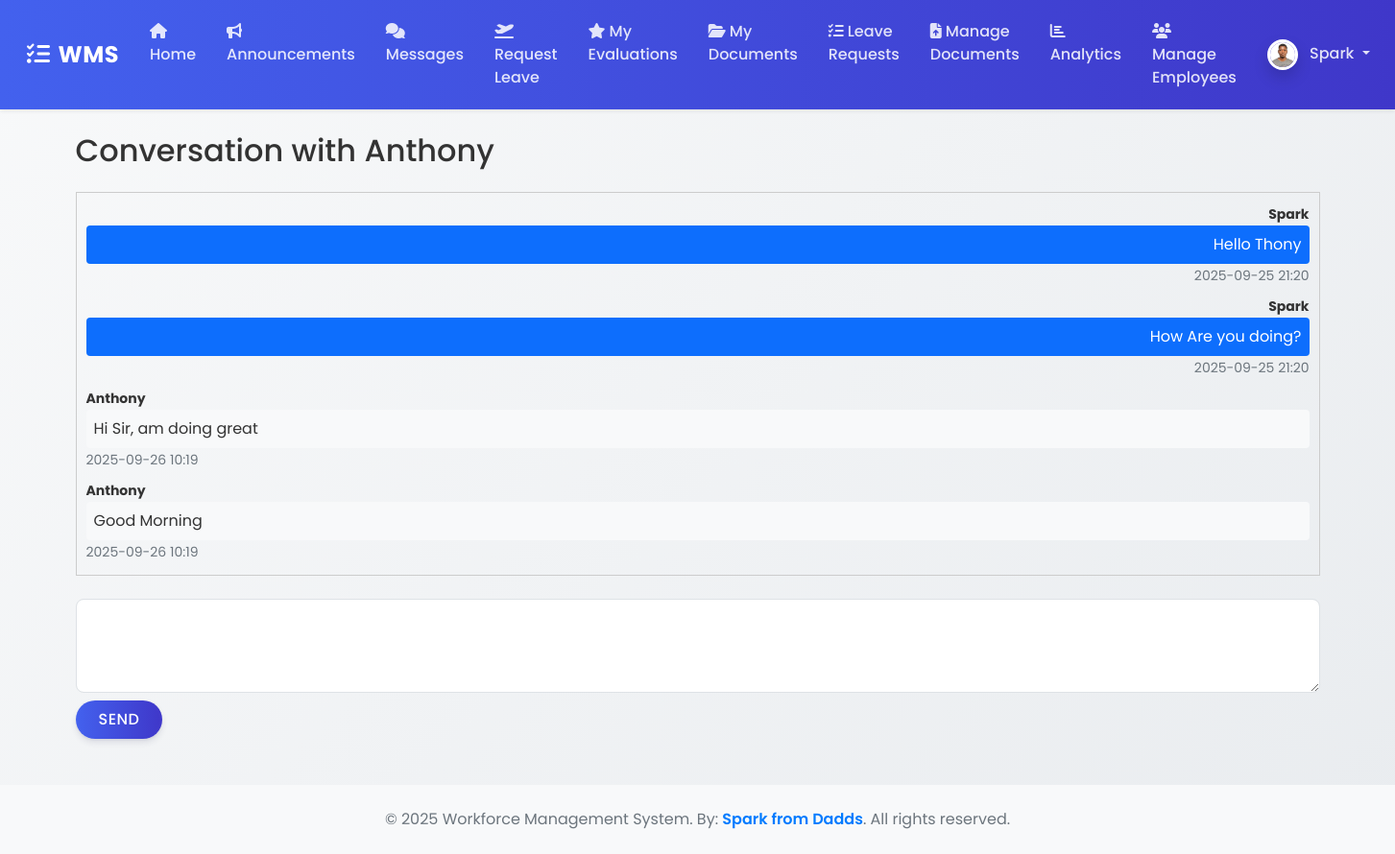
The page /messages/2 (signed in) on the database its author committed.
### wms/models.py (models this page shows, shortened)
class ProfilePicture(db.Model):
    id = db.Column(db.Integer, primary_key=True)
    filename = db.Column(db.String(100), nullable=False)
    upload_date = db.Column(db.DateTime, nullable=False, default=datetime.datetime.utcnow)
    user_id = db.Column(db.Integer, db.ForeignKey('user.id'), nullable=False, unique=True)

class User(UserMixin, db.Model):
    id = db.Column(db.Integer, primary_key=True)
    username = db.Column(db.String(150), unique=True, nullable=False)
    email = db.Column(db.String(150), unique=True, nullable=False)
    password_hash = db.Column(db.String(256))
    role = db.Column(db.String(50), nullable=False, default='Employee') # Roles: Admin, Manager, Employee
    profile_picture = db.relationship('ProfilePicture', backref='user', uselist=False)

class Message(db.Model):
    id = db.Column(db.Integer, primary_key=True)
    content = db.Column(Text, nullable=False)
    timestamp = db.Column(db.DateTime, nullable=False, default=datetime.datetime.utcnow)
    sender_id = db.Column(db.Integer, db.ForeignKey('user.id'), nullable=False)
    recipient_id = db.Column(db.Integer, db.ForeignKey('user.id'), nullable=False)
    sender = db.relationship('User', foreign_keys=[sender_id], backref='sent_messages')
    recipient = db.relationship('User', foreign_keys=[recipient_id], backref='received_messages')

### wms/routes.py (the view, shortened to what this page needs)
@main_bp.route("/messages/<int:recipient_id>", methods=['GET', 'POST'])
@login_required
def conversation(recipient_id):
    recipient = User.query.get_or_404(recipient_id)
    form = MessageForm()
    messages = Message.query.filter(
        or_(
            (Message.sender_id == current_user.id) & (Message.recipient_id == recipient_id),
            (Message.sender_id == recipient_id) & (Message.recipient_id == current_user.id)
        )
    ).order_by(Message.timestamp.asc()).all()
    return render_template('conversation.html', title=f"Conversation with {recipient.username}", form=form, recipient=recipient, messages=messages)

### wms/forms.py
class MessageForm(FlaskForm):
    content = TextAreaField('Message', validators=[DataRequired()])
    submit = SubmitField('Send')

### wms/__init__.py (called while the page is built)
def create_app():
    app = Flask(__name__)
    app.config['SECRET_KEY'] = os.environ.get('SECRET_KEY', 'a-very-secret-key-for-dev')
    app.config['SQLALCHEMY_DATABASE_URI'] = os.environ.get('DATABASE_URL', 'sqlite:///wms.db')
    app.config['SQLALCHEMY_TRACK_MODIFICATIONS'] = False
    app.config['UPLOAD_FOLDER'] = os.path.join(app.root_path, 'static/uploads')
    db.init_app(app)
    login_manager.init_app(app)
    csrf.init_app(app)
    migrate.init_app(app, db) # Initialize Migrate with app and db
    login_manager.login_view = 'main.login'
    login_manager.login_message_category = 'info'
    from wms.routes import main_bp
    app.register_blueprint(main_bp)
    with app.app_context():
        from . import models
    @login_manager.user_loader
    def load_user(user_id):
        from .models import User
        return User.query.get(int(user_id))
    return app

### wms/templates/conversation.html (shortened to what this page needs)
{% extends "base.html" %}
{% block content %}
    <div class="content-section">
        <h2 class="mb-4">Conversation with {{ recipient.username }}</h2>
        <div class="message-history mb-4" style="height: 400px; overflow-y: scroll; border: 1px solid #ccc; padding: 10px;">
            {% for message in messages %}
                <div class="message mb-2 {% if message.sender_id == current_user.id %}text-end{% endif %}">
                    <small class="fw-bold">{{ message.sender.username }}</small>
                    <div class="p-2 rounded {% if message.sender_id == current_user.id %}bg-primary text-white{% else %}bg-light{% endif %}">
                        {{ message.content }}
                    </div>
                    <small class="text-muted">{{ message.timestamp.strftime('%Y-%m-%d %H:%M') }}</small>
                </div>
            {% else %}
                <p>No messages yet. Start the conversation!</p>
            {% endfor %}
        </div>
        <form method="POST" action="">
            <fieldset class="form-group">
                {{ form.content(class="form-control", rows="3") }}
            </fieldset>
            <div class="form-group mt-2">
                {{ form.submit(class="btn btn-primary") }}
            </div>
        </form>
    </div>
{% endblock content %}

### wms/templates/base.html (shortened to what this page needs)
<!DOCTYPE html>
<html>
<head>
    <link rel="stylesheet" href="https://cdn.jsdelivr.net/npm/bootstrap@5.1.3/dist/css/bootstrap.min.css">
    <link rel="stylesheet" href="https://cdnjs.cloudflare.com/ajax/libs/font-awesome/6.5.0/css/all.min.css">
    <link rel="stylesheet" href="{{ url_for('static', filename='css/styles.css') }}">
</head>
<body>
    <nav class="navbar navbar-expand-lg navbar-dark shadow-sm sticky-top">
        <div class="container-fluid">
            <a class="navbar-brand" href="#"><i class="fas fa-tasks me-2"></i>WMS</a>
            <div class="collapse navbar-collapse" id="navbarContent">
                <ul class="navbar-nav me-auto mb-2 mb-lg-0">
                    {% if current_user.is_authenticated %}
                        <li class="nav-item"><a class="nav-link" href="{{ url_for('main.home') }}"><i class="fas fa-home me-1"></i>Home</a></li>
                        <li class="nav-item"><a class="nav-link" href="{{ url_for('main.announcements') }}"><i class="fas fa-bullhorn me-1"></i>Announcements</a></li>
                        <li class="nav-item"><a class="nav-link" href="{{ url_for('main.messages') }}"><i class="fas fa-comments me-1"></i>Messages</a></li>
                        <li class="nav-item"><a class="nav-link" href="{{ url_for('main.new_leave_request') }}"><i class="fas fa-plane-departure me-1"></i>Request Leave</a></li>
                        <li class="nav-item"><a class="nav-link" href="{{ url_for('main.view_evaluations', user_id=current_user.id) }}"><i class="fas fa-star me-1"></i>My Evaluations</a></li>
                        <li class="nav-item"><a class="nav-link" href="{{ url_for('main.my_documents') }}"><i class="fas fa-folder-open me-1"></i>My Documents</a></li>
                        {% if current_user.role in ['Admin', 'Manager'] %}
                            <li class="nav-item"><a class="nav-link" href="{{ url_for('main.leave_requests') }}"><i class="fas fa-tasks me-1"></i>Leave Requests</a></li>
                            <li class="nav-item"><a class="nav-link" href="{{ url_for('main.documents') }}"><i class="fas fa-file-upload me-1"></i>Manage Documents</a></li>
                            <li class="nav-item"><a class="nav-link" href="{{ url_for('main.analytics') }}"><i class="fas fa-chart-bar me-1"></i>Analytics</a></li>
                            <li class="nav-item"><a class="nav-link" href="{{ url_for('main.manage_employees') }}"><i class="fas fa-users me-1"></i>Manage Employees</a></li>
                        {% endif %}
                    {% endif %}
                </ul>
                <ul class="navbar-nav">
                    {% if current_user.is_authenticated %}
                        <li class="nav-item dropdown">
                            <a class="nav-link dropdown-toggle" href="#" id="navbarDropdown" role="button" data-bs-toggle="dropdown" aria-expanded="false">
                                {% if current_user.profile_picture %}
                                    <img src="{{ url_for('static', filename='uploads/profile_pics/' + current_user.profile_picture.filename) }}"
                                         class="rounded-circle profile-picture" width="32" height="32" alt="Profile Picture">
                                {% else %}
                                    <img src="{{ url_for('static', filename='uploads/profile_pics/default.png') }}"
                                         class="rounded-circle profile-picture" width="32" height="32" alt="Default Profile Picture">
                                {% endif %}
                                <span class="ms-2">{{ current_user.username }}</span>
                            </a>
                        </li>
                    {% else %}
                        <li class="nav-item"><a class="nav-link" href="{{ url_for('main.login') }}"><i class="fas fa-sign-in-alt me-1"></i>Login</a></li>
                        <li class="nav-item"><a class="nav-link" href="{{ url_for('main.register') }}"><i class="fas fa-user-plus me-1"></i>Register</a></li>
                    {% endif %}
                </ul>
            </div>
        </div>
    </nav>
    <div class="container mt-4">
        {% block content %}{% endblock %}
    </div>
    <footer class="bg-light text-center text-muted py-4 mt-5">
  <div class="container">
    <p class="mb-0">
      © 2025 Workforce Management System. By:
      <span style="color: #007BFF; font-weight: 600;">Spark from Dadds</span>.
      All rights reserved.
    </p>
  </div>
</footer>
</body>
</html>

### wms/static/css/styles.css (style rules this page uses)
:root { --primary-color: #4361ee; --secondary-color: #3f37c9; --success-color: #4cc9f0; --info-color: #4895ef; --warning-color: #f72585; --danger-color: #e63946; --light-color: #f8f9fa; --dark-color: #212529; }
body { background: linear-gradient(135deg, #f8f9fa 0%, #e9ecef 100%); min-height: 100vh; font-family: 'Poppins', sans-serif; color: #333; }
.navbar { background: linear-gradient(90deg, var(--primary-color) 0%, var(--secondary-color) 100%) !important; padding: 0.8rem 1rem; }
.navbar-brand { font-weight: 700; letter-spacing: 0.5px; font-size: 1.5rem; color: white !important; }
.navbar-dark .navbar-nav .nav-link { color: rgba(255, 255, 255, 0.85); font-weight: 500; padding: 0.5rem 1rem; border-radius: 4px; transition: all 0.3s ease; }
.btn { border-radius: 50px; padding: 0.5rem 1.5rem; font-weight: 500; text-transform: uppercase; letter-spacing: 0.5px; transition: all 0.3s ease; box-shadow: 0 4px 6px rgba(50, 50, 93, 0.11), 0 1px 3px rgba(0, 0, 0, 0.08); }
.btn-primary { background: linear-gradient(90deg, var(--primary-color) 0%, var(--secondary-color) 100%); border: none; }
.form-control, .form-select { border-radius: 0.5rem; padding: 0.75rem 1rem; border: 1px solid #dee2e6; transition: all 0.3s ease; }
.profile-picture { border: 3px solid white; box-shadow: 0 0.5rem 1rem rgba(0, 0, 0, 0.15); }
.container { animation: fadeIn 0.5s ease-out; }

### rows shown on the page
ProfilePicture: filename (picture)
User: username "Spark"
User: username "Anthony"
Message: sender.username "Spark", content "Hello Thony", timestamp "2025-09-25 21:20"
Message: sender.username "Spark", content "How Are you doing?", timestamp "2025-09-25 21:20"
Message: sender.username "Anthony", content "Hi Sir, am doing great", timestamp "2025-09-26 10:19"
Message: sender.username "Anthony", content "Good Morning", timestamp "2025-09-26 10:19"
